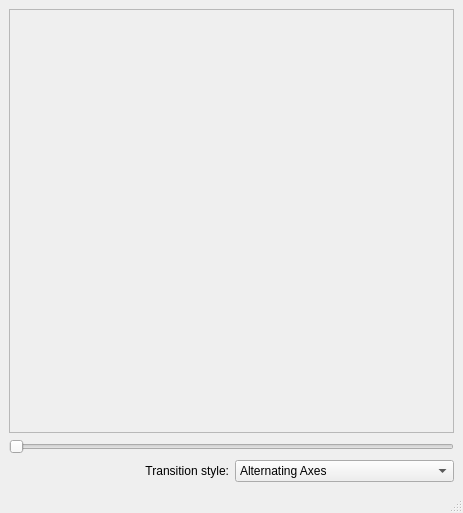
<?xml version="1.0" encoding="UTF-8"?>
<ui version="4.0">
 <class>MainWindow</class>
 <widget class="QMainWindow" name="MainWindow">
  <property name="geometry">
   <rect>
    <x>0</x>
    <y>0</y>
    <width>463</width>
    <height>513</height>
   </rect>
  </property>
  <property name="windowTitle">
   <string>MainWindow</string>
  </property>
  <widget class="QWidget" name="centralwidget">
   <layout class="QVBoxLayout" name="verticalLayout">
    <item>
     <widget class="QFrame" name="frame">
      <property name="sizePolicy">
       <sizepolicy hsizetype="Preferred" vsizetype="MinimumExpanding">
        <horstretch>0</horstretch>
        <verstretch>0</verstretch>
       </sizepolicy>
      </property>
      <property name="frameShape">
       <enum>QFrame::StyledPanel</enum>
      </property>
      <property name="frameShadow">
       <enum>QFrame::Raised</enum>
      </property>
     </widget>
    </item>
    <item>
     <widget class="QSlider" name="horizontalSlider">
      <property name="maximum">
       <number>3</number>
      </property>
      <property name="pageStep">
       <number>1</number>
      </property>
      <property name="orientation">
       <enum>Qt::Horizontal</enum>
      </property>
     </widget>
    </item>
    <item>
     <layout class="QHBoxLayout" name="horizontalLayout" stretch="0,0">
      <item>
       <widget class="QLabel" name="label">
        <property name="text">
         <string>Transition style:</string>
        </property>
        <property name="alignment">
         <set>Qt::AlignRight|Qt::AlignTrailing|Qt::AlignVCenter</set>
        </property>
       </widget>
      </item>
      <item>
       <widget class="QComboBox" name="comboBox">
        <item>
         <property name="text">
          <string>Alternating Axes</string>
         </property>
        </item>
        <item>
         <property name="text">
          <string>Diagonal</string>
         </property>
        </item>
       </widget>
      </item>
     </layout>
    </item>
   </layout>
  </widget>
  <widget class="QMenuBar" name="menubar">
   <property name="geometry">
    <rect>
     <x>0</x>
     <y>0</y>
     <width>463</width>
     <height>22</height>
    </rect>
   </property>
  </widget>
  <widget class="QStatusBar" name="statusbar"/>
 </widget>
 <resources/>
 <connections/>
</ui>
